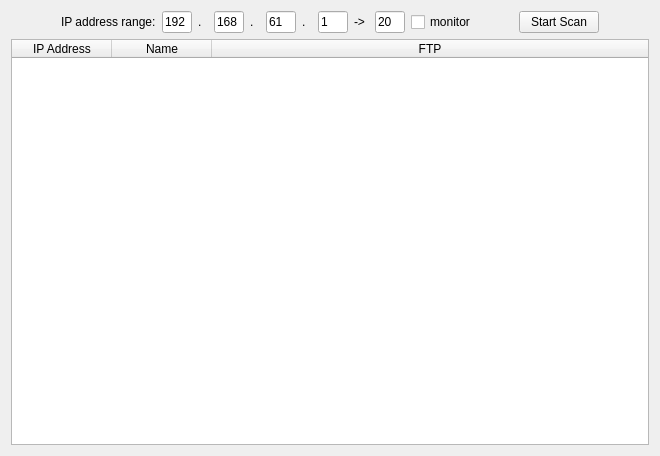
<?xml version="1.0" encoding="UTF-8"?>
<ui version="4.0">
 <class>network_scanner</class>
 <widget class="QWidget" name="network_scanner">
  <property name="geometry">
   <rect>
    <x>0</x>
    <y>0</y>
    <width>660</width>
    <height>456</height>
   </rect>
  </property>
  <property name="windowTitle">
   <string>Nerwork Scan</string>
  </property>
  <layout class="QGridLayout" name="gridLayout">
   <item row="0" column="0">
    <layout class="QHBoxLayout" name="horizontalLayout">
     <item>
      <spacer name="horizontalSpacer_2">
       <property name="orientation">
        <enum>Qt::Orientation::Horizontal</enum>
       </property>
       <property name="sizeType">
        <enum>QSizePolicy::Policy::Maximum</enum>
       </property>
       <property name="sizeHint" stdset="0">
        <size>
         <width>50</width>
         <height>20</height>
        </size>
       </property>
      </spacer>
     </item>
     <item>
      <widget class="QLabel" name="label">
       <property name="text">
        <string>IP address range:</string>
       </property>
      </widget>
     </item>
     <item>
      <widget class="QLineEdit" name="lineEdit">
       <property name="sizePolicy">
        <sizepolicy hsizetype="Maximum" vsizetype="Fixed">
         <horstretch>0</horstretch>
         <verstretch>0</verstretch>
        </sizepolicy>
       </property>
       <property name="maximumSize">
        <size>
         <width>30</width>
         <height>16777215</height>
        </size>
       </property>
       <property name="text">
        <string>192</string>
       </property>
      </widget>
     </item>
     <item>
      <widget class="QLabel" name="label_2">
       <property name="sizePolicy">
        <sizepolicy hsizetype="Maximum" vsizetype="Preferred">
         <horstretch>0</horstretch>
         <verstretch>0</verstretch>
        </sizepolicy>
       </property>
       <property name="maximumSize">
        <size>
         <width>10</width>
         <height>16777215</height>
        </size>
       </property>
       <property name="text">
        <string>.</string>
       </property>
      </widget>
     </item>
     <item>
      <widget class="QLineEdit" name="lineEdit_2">
       <property name="sizePolicy">
        <sizepolicy hsizetype="Maximum" vsizetype="Fixed">
         <horstretch>0</horstretch>
         <verstretch>0</verstretch>
        </sizepolicy>
       </property>
       <property name="maximumSize">
        <size>
         <width>30</width>
         <height>16777215</height>
        </size>
       </property>
       <property name="text">
        <string>168</string>
       </property>
      </widget>
     </item>
     <item>
      <widget class="QLabel" name="label_3">
       <property name="sizePolicy">
        <sizepolicy hsizetype="Maximum" vsizetype="Preferred">
         <horstretch>0</horstretch>
         <verstretch>0</verstretch>
        </sizepolicy>
       </property>
       <property name="maximumSize">
        <size>
         <width>10</width>
         <height>16777215</height>
        </size>
       </property>
       <property name="text">
        <string>.</string>
       </property>
      </widget>
     </item>
     <item>
      <widget class="QLineEdit" name="lineEdit_3">
       <property name="sizePolicy">
        <sizepolicy hsizetype="Maximum" vsizetype="Fixed">
         <horstretch>0</horstretch>
         <verstretch>0</verstretch>
        </sizepolicy>
       </property>
       <property name="maximumSize">
        <size>
         <width>30</width>
         <height>16777215</height>
        </size>
       </property>
       <property name="text">
        <string>61</string>
       </property>
      </widget>
     </item>
     <item>
      <widget class="QLabel" name="label_4">
       <property name="sizePolicy">
        <sizepolicy hsizetype="Maximum" vsizetype="Preferred">
         <horstretch>0</horstretch>
         <verstretch>0</verstretch>
        </sizepolicy>
       </property>
       <property name="maximumSize">
        <size>
         <width>10</width>
         <height>16777215</height>
        </size>
       </property>
       <property name="text">
        <string>.</string>
       </property>
      </widget>
     </item>
     <item>
      <widget class="QLineEdit" name="lineEdit_4">
       <property name="sizePolicy">
        <sizepolicy hsizetype="Maximum" vsizetype="Fixed">
         <horstretch>0</horstretch>
         <verstretch>0</verstretch>
        </sizepolicy>
       </property>
       <property name="maximumSize">
        <size>
         <width>30</width>
         <height>16777215</height>
        </size>
       </property>
       <property name="text">
        <string>1</string>
       </property>
      </widget>
     </item>
     <item>
      <widget class="QLabel" name="label_5">
       <property name="sizePolicy">
        <sizepolicy hsizetype="Maximum" vsizetype="Preferred">
         <horstretch>0</horstretch>
         <verstretch>0</verstretch>
        </sizepolicy>
       </property>
       <property name="maximumSize">
        <size>
         <width>15</width>
         <height>16777215</height>
        </size>
       </property>
       <property name="text">
        <string>-&gt;</string>
       </property>
      </widget>
     </item>
     <item>
      <widget class="QLineEdit" name="lineEdit_5">
       <property name="sizePolicy">
        <sizepolicy hsizetype="Maximum" vsizetype="Fixed">
         <horstretch>0</horstretch>
         <verstretch>0</verstretch>
        </sizepolicy>
       </property>
       <property name="maximumSize">
        <size>
         <width>30</width>
         <height>16777215</height>
        </size>
       </property>
       <property name="text">
        <string>20</string>
       </property>
      </widget>
     </item>
     <item>
      <widget class="QCheckBox" name="checkBox">
       <property name="text">
        <string>monitor</string>
       </property>
      </widget>
     </item>
     <item>
      <spacer name="horizontalSpacer">
       <property name="orientation">
        <enum>Qt::Orientation::Horizontal</enum>
       </property>
       <property name="sizeType">
        <enum>QSizePolicy::Policy::Maximum</enum>
       </property>
       <property name="sizeHint" stdset="0">
        <size>
         <width>30</width>
         <height>20</height>
        </size>
       </property>
      </spacer>
     </item>
     <item>
      <widget class="QPushButton" name="pushButton">
       <property name="text">
        <string>Start Scan</string>
       </property>
      </widget>
     </item>
     <item>
      <spacer name="horizontalSpacer_3">
       <property name="orientation">
        <enum>Qt::Orientation::Horizontal</enum>
       </property>
       <property name="sizeType">
        <enum>QSizePolicy::Policy::Maximum</enum>
       </property>
       <property name="sizeHint" stdset="0">
        <size>
         <width>50</width>
         <height>20</height>
        </size>
       </property>
      </spacer>
     </item>
    </layout>
   </item>
   <item row="1" column="0">
    <widget class="QTableWidget" name="tableWidget">
     <attribute name="horizontalHeaderVisible">
      <bool>true</bool>
     </attribute>
     <attribute name="horizontalHeaderShowSortIndicator" stdset="0">
      <bool>true</bool>
     </attribute>
     <attribute name="horizontalHeaderStretchLastSection">
      <bool>true</bool>
     </attribute>
     <attribute name="verticalHeaderVisible">
      <bool>true</bool>
     </attribute>
     <attribute name="verticalHeaderStretchLastSection">
      <bool>false</bool>
     </attribute>
     <column>
      <property name="text">
       <string>IP Address</string>
      </property>
     </column>
     <column>
      <property name="text">
       <string>Name</string>
      </property>
     </column>
     <column>
      <property name="text">
       <string>FTP</string>
      </property>
     </column>
    </widget>
   </item>
  </layout>
 </widget>
 <resources/>
 <connections/>
</ui>
